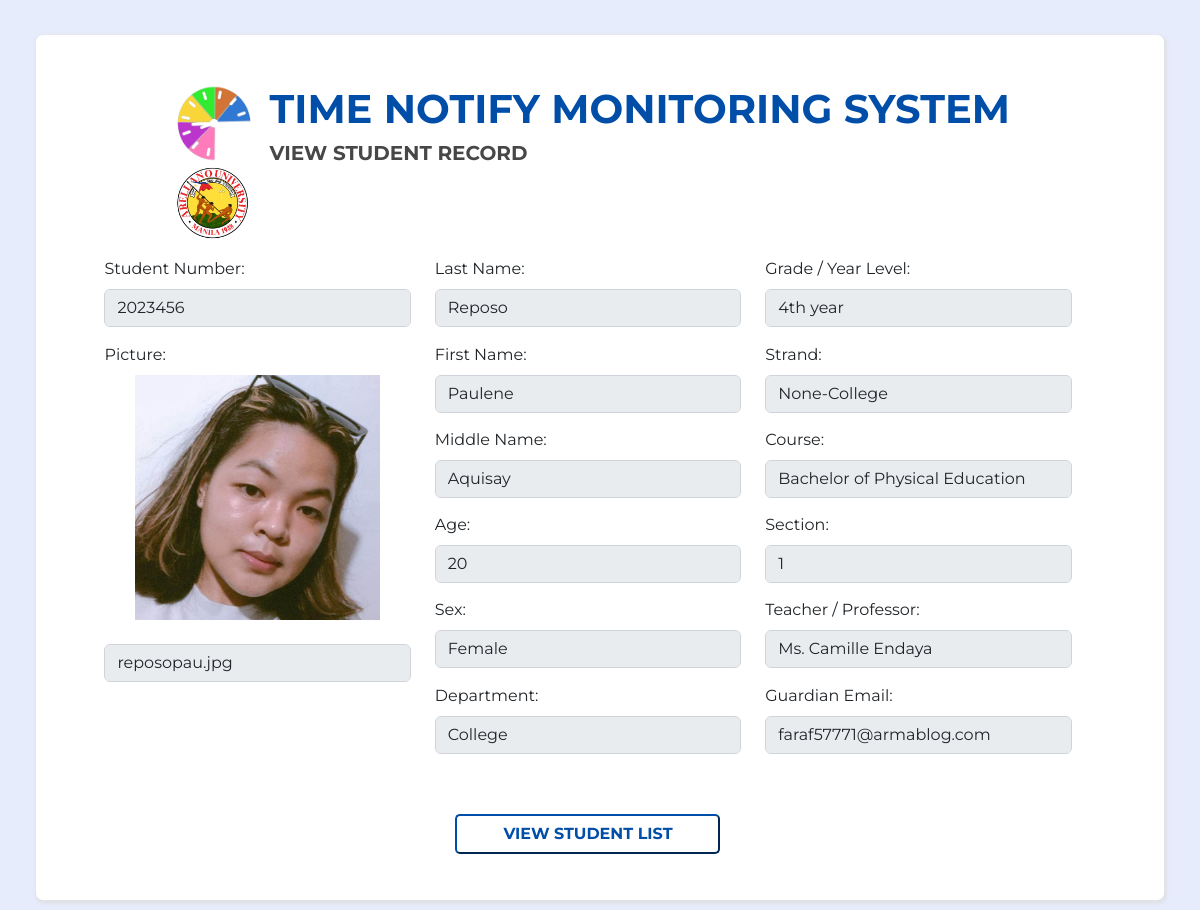
Page /students/StudentViewForm.php?viewstud_id=18 (signed in) on the committed database.
### tables this page shows
CREATE TABLE `students` (
  `stud_id` int(250) NOT NULL,
  `studnum` text NOT NULL,
  `qr_img` longtext NOT NULL,
  `picture` longtext NOT NULL,
  `lastname` varchar(50) NOT NULL,
  `middlename` varchar(30) NOT NULL,
  `firstname` varchar(100) NOT NULL,
  `fullname` varchar(200) NOT NULL,
  `age` text NOT NULL,
  `sex` varchar(10) NOT NULL,
  `grade_year` varchar(100) NOT NULL,
  `strand` varchar(100) NOT NULL,
  `course` varchar(100) NOT NULL,
  `section` varchar(50) NOT NULL,
  `department` varchar(150) NOT NULL,
  `teacher_prof` varchar(150) NOT NULL,
  `g_email` text NOT NULL
);

### students/StudentViewForm.php (the view, shortened to what this page needs)
<?php
$stud_id=$_GET['viewstud_id'];
$sql="SELECT * FROM students WHERE stud_id='$stud_id'";
$con = connect();
$result=mysqli_query($con,$sql);
$row= mysqli_fetch_assoc($result);
    $studnum=$row['studnum'];
    $lastname=$row['lastname'];
    $middlename=$row['middlename'];
    $firstname=$row['firstname'];
    $age=$row['age'];
    $sex=$row['sex'];
    $grade_year=$row['grade_year'];
    $strand=$row['strand'];
    $course=$row['course'];
    $section=$row['section'];
    $department = $row['department'];
    $g_email=$row['g_email'];
    $teacher_prof=$row['teacher_prof'];
?>
<!DOCTYPE html>
<html lang="en">
<head>
  <link href="https://cdn.jsdelivr.net/npm/bootstrap@5.2.3/dist/css/bootstrap.min.css" rel="stylesheet">
  <link rel="stylesheet" type="text/css" href="css/students.css">
</head>
<body>
<div class="cont">
    <div class="row row_outer">
        <form class="row g-3 row_inner" action="#" method="post">
            <div class="col-sm-2 text-center">
                <img class="icon" src="../assets/logo_icon.png" alt="right">
                <img class="icon" src="../assets/aulogo.png" alt="right">
            </div>
            <div class="col-sm-10">
                <h1>TIME NOTIFY MONITORING SYSTEM</h1>
                <h5>VIEW STUDENT RECORD</h5>
            </div>
            <div class="row">
                <div class="col-md-4 order-sm-1">
                <div class="row-md-4">
                    <label for="studnum" class="form-label">Student Number:</label>
                    <input type="text" class="form-control" id="studnum" name="studnum" value="<?php echo $studnum;?>"disabled>
                </div>
                <div class="row-md-4">
                    <label for="picture" class="form-label">Picture:</label>
                    <center> <img src="<?php echo "picture/".$row['picture'];?>" alt="image" width="245px" height="245px"></center> <br>
                    <input type="text" class="form-control" name ="stud_old_img" value="<?php echo $row['picture'];?>" disabled >
                </div>
                </div>
                <div class="col-md-4 order-sm-2">
                <div class="row-md-4">
                    <label for="lastname" class="form-label">Last Name:</label>
                    <input type="text" class="form-control" id="lastname" name="lastname"  value="<?php echo $lastname;?>" disabled>
                </div>
                <div class="row-md-4">
                    <label for="firstname" class="form-label">First Name:</label>
                    <input type="text" class="form-control" id="firstname" name="firstname" value="<?php echo $firstname;?>" disabled>
                </div>
                <div class="row-md-4">
                <label for="middlename" class="form-label">Middle Name:</label>
                <input type="text" class="form-control" id="midname" name="middlename" value="<?php echo $middlename;?>" disabled>
                </div>
                <div class="row-md-4">
                    <label for="age" class="form-label">Age:</label>
                    <input type="text" class="form-control" id="age" name="age" value="<?php echo $age;?>" disabled>
                </div>
                <div class="row-md-4">
                    <label for="sex" class="form-label">Sex:</label>
                    <input type="text" class="form-control" id="sex" name="sex" value="<?php echo $sex;?>" disabled>
                </div>
                <div class="row-md-4">
                        <label for="department" class="form-label">Department:</label>
                        <input type="text" class="form-control" id="department" name="department" value="<?php echo $department;?>" disabled>
                    </div>
                </div>
                <div class="col-md-4 order-sm-3">
                    <div class="row-md-4">
                        <label for="grade_year" class="form-label">Grade / Year Level: </label>
                        <input type="text" class="form-control" id="grade_year" name="grade_year" value="<?php echo $grade_year;?>" disabled>
                    </div>
                    <div class="row-md-4">
                        <label for="strand" class="form-label">Strand: </label>
                        <input type="text" class="form-control" id="strand" name="strand" value="<?php echo $strand;?>" disabled>
                    </div>
                    <div class="row-md-4">
                        <label for="course" class="form-label">Course: </label>
                        <input type="text" class="form-control" id="course" name="course" value="<?php echo $course;?>" disabled>
                    </div>
                    <div class="row-md-4">
                        <label for="section" class="form-label">Section:</label>
                        <input type="text" class="form-control" id="section" name="section" value="<?php echo $section;?>" disabled>
                    </div>
                    <div class="row-md-4">
                        <label for="teacher" class="form-label">Teacher / Professor:</label>
                        <input type="text" class="form-control" id="teacher_prof" name="teacher_prof" value="<?php echo $teacher_prof;?>" disabled>
                    </div>
                    <div class="row-md-4">
                    <label for="g_email" class="form-label">Guardian Email:</label>
                    <input type="text" class="form-control" id="g_email" name="g_email" value="<?php echo $g_email;?>" disabled>
                </div>
                </div>
            </div>
            <div class="row buttondiv">
                <div class="col-md-4 order-sm-2">
                    <button type="submit" class="btn2"><a href="studentstable.php" class="a">VIEW STUDENT LIST</a></button>
                </div>
            </div>
        </form>
        <br>
    </div>
</div>
  </body>
</html>

### students/css/students.css (style rules this page uses)
* { margin:0; padding:0; font-family: 'Montserrat', sans-serif; }
.cont { background-color: #e6ebfced; width:100%; height:100%; align-items: center; padding-top:35px; padding-bottom:35px; display:flex; }
.row_outer { background-color: white; width:94%; height: 100%; margin:auto; padding: 1.5% 2% 1.5% 2%; border-radius: 7px; display:flex; box-shadow: 1px 2px 3px 2px#dcdcdca3; }
.row_inner { background-color: white; width:98%; margin:auto; padding: 1.5% 2% 1.5% 2%; border-radius: 7px; display:flex; font-family: 'helvetica'; }
h1 { color:#004ea8; font-weight:bold; }
h5 { text-transform: uppercase; font-weight: bold; color:rgba(0, 0, 0, 0.721); padding-bottom: 3%; }
.form-label { margin-top: 5%; }
.buttondiv { margin-top: 5%; align-items: center; align-content: center; text-align: center; }
.btn2, .btnA { padding-top:2%; padding-bottom:2%; padding-left: 15%; padding-right: 15%; color:#004ea8; background-color: white; border-color:#004ea8; font-weight: bold; border-radius:5px; margin-top:3%; margin-bottom:4%; }
.icon { max-width:80px; height: auto; float: right; }
.a { color:#004ea8; text-decoration:none; }

### rows in the picture
students: studnum "2023456", picture (picture), stud_old_img "reposopau.jpg", lastname "Reposo", firstname "Paulene", middlename "Aquisay", age "20", sex "Female", department "College", grade_year "4th year", strand "None-College", course "Bachelor of Physical Education", section "1", teacher_prof "Ms. Camille Endaya", g_email "faraf57771@armablog.com"
